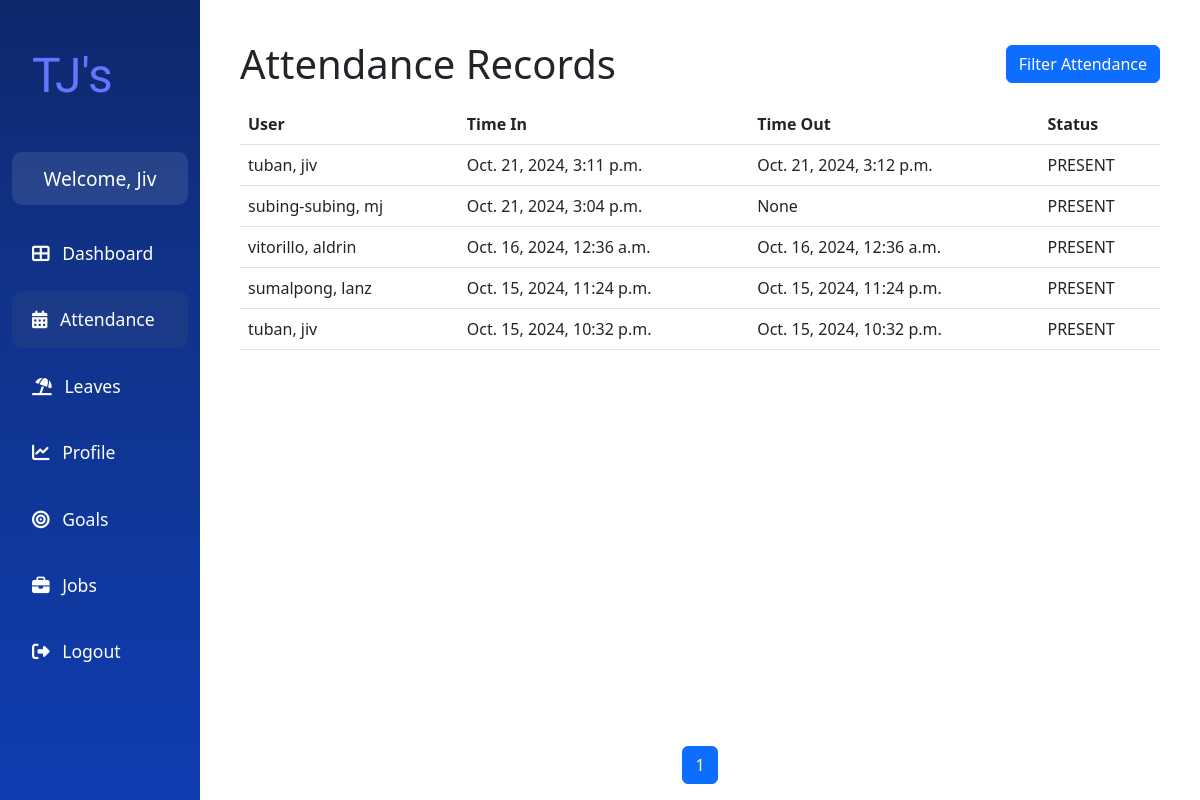
Screenshot of /attendance/ (signed in) with the database file from the repository.
### api/models.py (models this page shows, shortened)
class User(AbstractUser):
    ROLE_CHOICES = [
        ("ADMIN", "Admin"),
        ("EMPLOYEE", "Employee"),
        ("MANAGER", "Manager"),
    ]
    STATUS_CHOICES = [
        ("APPROVED", "Approved"),
        ("REJECTED", "Rejected"),
        ("PENDING", "Pending"),
    ]
    username = None  # Remove the username field entirely
    email = models.EmailField(_("email address"), unique=True)
    phone_regex = RegexValidator(
        regex=r"^\+?1?\d{9,15}$",
        message="Phone number must be entered in the format: '+999999999'. Up to 15 digits allowed.",
    )
    phone_number = models.CharField(validators=[phone_regex], max_length=17, blank=True)
    address = models.OneToOneField(
        Address, on_delete=models.CASCADE, blank=True, null=True
    )
    role = models.CharField(max_length=10, choices=ROLE_CHOICES, default="EMPLOYEE")
    date_of_hire = models.DateField(blank=True, null=True)
    profile_path = models.ImageField(null=True, blank=True)
    status = models.CharField(max_length=20, choices=STATUS_CHOICES, default="PENDING")
    job = models.ForeignKey(Job, on_delete=models.SET_NULL, null=True, blank=True)
    groups = models.ManyToManyField(
        "auth.Group",
        verbose_name=_("groups"),
        blank=True,
        related_name="custom_user_set",
        related_query_name="custom_user",
    )
    user_permissions = models.ManyToManyField(
        "auth.Permission",
        verbose_name=_("user permissions"),
        blank=True,
        related_name="custom_user_set",
        related_query_name="custom_user",
    )
    objects = UserManager()
    USERNAME_FIELD = "email"
    REQUIRED_FIELDS = ["first_name", "last_name", "date_of_hire", "password"]

class Attendance(models.Model):
    STATUS_CHOICES = [
        ("PRESENT", "Present"),
        ("ABSENT", "Absent"),
        ("LATE", "Late"),
        ("HALF_DAY", "Half Day"),
    ]
    user = models.ForeignKey(User, on_delete=models.CASCADE)
    time_in = models.DateTimeField(null=True, blank=True)
    time_out = models.DateTimeField(null=True, blank=True)
    status = models.CharField(max_length=20, choices=STATUS_CHOICES)
    date = models.DateField(auto_now_add=True)
    class Meta:
        unique_together = ["user", "date"]

### api/views.py (the view)
# urls.py: path("attendance/", views.attendance, name="attendance"),
@manager_required
def attendance(request):
    attendance_list = Attendance.objects.all().order_by("-time_in")
    attendance_filter = AttendanceFilter(request.GET, queryset=attendance_list)
    paginator = Paginator(attendance_filter.qs, 10)  # Show 10 records per page
    page_number = request.GET.get("page")
    page_obj = paginator.get_page(page_number)
    context = {
        "filter": attendance_filter,
        "page_obj": page_obj,
    }
    return render(request, "attendance.html", context)

### api/templates/api/attendance.html (shortened to what this page needs)
{% extends 'base.html' %}
{% load static %}
{% load crispy_forms_tags %}
{% block content %}
<div class="page-container pt-4">
    <div class="content-wrapper">
        <div class="d-flex justify-content-between align-items-center mb-3">
            <h1 class="mb-0">Attendance Records</h1>
            <button class="btn btn-primary" data-bs-toggle="modal" data-bs-target="#filterModal">Filter Attendance</button>
        </div>
        <div class="table-container">
            <div class="table-responsive">
                <table class="table table-hover">
                    <thead>
                        <tr>
                            <th>User</th>
                            <th>Time In</th>
                            <th>Time Out</th>
                            <th>Status</th>
                        </tr>
                    </thead>
                    <tbody>
                        {% for attendance in page_obj %}
                        <tr>
                            <td>{{ attendance.user.last_name }}, {{ attendance.user.first_name }}</td>
                            <td>{{ attendance.time_in }}</td>
                            <td>{{ attendance.time_out }}</td>
                            <td>{{ attendance.status }}</td>
                        </tr>
                        {% endfor %}
                    </tbody>
                </table>
            </div>
        </div>
        <nav aria-label="Page navigation" class="mt-3">
            <ul class="pagination justify-content-center">
                {% for num in page_obj.paginator.page_range %}
                    {% if page_obj.number == num %}
                        <li class="page-item active"><span class="page-link">{{ num }}</span></li>
                    {% elif num > page_obj.number|add:'-3' and num < page_obj.number|add:'3' %}
                        <li class="page-item"><a class="page-link" href="?page={{ num }}">{{ num }}</a></li>
                    {% endif %}
                {% endfor %}
            </ul>
        </nav>
    </div>
</div>
{% endblock content %}

### api/templates/api/base.html (shortened to what this page needs)
{% load static %}
<!DOCTYPE html>
<html lang="en">
  <head>
    <link
      href="https://cdn.jsdelivr.net/npm/bootstrap@5.3.0/dist/css/bootstrap.min.css"
      rel="stylesheet"
    />
    <link
      href="https://cdnjs.cloudflare.com/ajax/libs/font-awesome/6.4.0/css/all.min.css"
      rel="stylesheet"
    />
  </head>
  <body>
    <div class="container-fluid">
      <div class="row">
        <nav
          id="sidebarMenu"
          class="col-md-3 col-lg-2 d-md-block sidebar collapse"
        >
          <div class="position-sticky">
            <div class="logo">
              TJ's
            </div>
            <div class="welcome-message">
              <h3>Welcome, {{ request.user.first_name|capfirst }}</h3>
            </div>
            <ul class="nav flex-column">
              <li class="nav-item">
                <a class="nav-link {% if request.resolver_match.url_name == 'dashboard' %}active{% endif %}" href="{% url 'dashboard' %}">
                  <i class="fas fa-th-large me-2"></i> Dashboard
                </a>
              </li>
              <li class="nav-item">
                <a class="nav-link {% if request.resolver_match.url_name == 'attendance' or request.resolver_match.url_name == 'employee_attendance' %}active{% endif %}"
                {% if request.user.role == "MANAGER" %}
                  href="{% url 'attendance' %}"
                {% else %}
                  href="{% url 'employee_attendance' %}"
                {% endif %}>
                  <i class="fas fa-calendar-alt me-2"></i> Attendance
                </a>
              </li>
              <li class="nav-item">
                <a class="nav-link {% if request.resolver_match.url_name == 'leaves' %}active{% endif %}" href="{% url 'leaves' %}">
                  <i class="fa-solid fa-umbrella-beach me-2"></i> Leaves
                </a>
              </li>
              <li class="nav-item">
                <a class="nav-link {% if request.resolver_match.url_name == 'profile' %}active{% endif %}" href="{% url 'profile' %}">
                  <i class="fas fa-chart-line me-2"></i> Profile
                </a>
              </li>
              <li class="nav-item">
                <a class="nav-link {% if request.resolver_match.url_name == 'goals' %}active{% endif %}" href="{% url 'goals' %}">
                  <i class="fas fa-bullseye me-2"></i> Goals
                </a>
              </li>
              {% if request.user.role == "MANAGER" %}
                <li class="nav-item">
                  <a class="nav-link {% if request.resolver_match.url_name == 'jobs' %}active{% endif %}" href="{% url 'jobs' %}">
                    <i class="fa-solid fa-briefcase me-2"></i> Jobs
                  </a>
                </li>
              {% endif %}
              <li class="nav-item">
                <a class="nav-link" href="#" data-bs-toggle="modal" data-bs-target="#logoutModal">
                  <i class="fas fa-sign-out-alt me-2"></i> Logout
                </a>
              </li>
            </ul>
          </div>
        </nav>
        <main class="col-md-9 ms-sm-auto col-lg-10 px-md-4 main-content">
          {% block content %} {% endblock content %}
        </main>
      </div>
    </div>
  </body>
</html>

### api/templates/api/base.html (style rules this page uses)
:root { --primary-color: #6675FE; --primary-light: #6366f1; --background-color: #f8fafc; --text-color: #1e293b; }
body { 8 background-color: #f0f2f5; }
.sidebar { background: linear-gradient(180deg, #0D276B 0%, #103287 32%, #0F3CB0 100%); color: white; height: 100vh; padding-top: 20px; overflow-y: auto; position: fixed; top: 0; left: 0; z-index: 1000; }
.sidebar .nav-link { color: white; padding: 15px 20px; font-size: 1.1rem; margin-bottom: 10px; }
.sidebar .nav-link.active { background-color: #1B3A88; border-radius: 10px; }
.logo { font-family: 'Paytone One', sans-serif; font-weight: 400; color: var(--primary-color); font-size: 3rem; padding: 20px; margin-bottom: 20px; }
.main-content { margin-left: 0; padding-top: 0; }
.welcome-message { background-color: rgba(255, 255, 255, 0.1); border-radius: 10px; padding: 15px; margin-bottom: 20px; text-align: center; }
.welcome-message h3 { font-size: 1.2rem; margin-bottom: 0; color: #ffffff; font-weight: 500; }

### api/templates/api/attendance.html (style rules this page uses)
.page-container { display: flex; flex-direction: column; min-height: 100vh; overflow: hidden; }
.content-wrapper { flex: 1; display: flex; flex-direction: column; padding: 1rem; }
.table-container { flex: 1; overflow: hidden; display: flex; flex-direction: column; }
.table-responsive { flex: 1; overflow-y: auto; }
.table { margin-bottom: 0; }
.table th { position: sticky; top: 0; background-color: #fff; z-index: 1; }
.pagination { margin-bottom: 0; }

### rows the page displays
User: user.first_name "Jiv"
Attendance: user.last_name "tuban", user.first_name "jiv", time_in "Oct. 21, 2024, 3:11 p.m.", time_out "Oct. 21, 2024, 3:12 p.m.", status "PRESENT"
Attendance: user.last_name "subing-subing", user.first_name "mj", time_in "Oct. 21, 2024, 3:04 p.m.", time_out "None", status "PRESENT"
Attendance: user.last_name "vitorillo", user.first_name "aldrin", time_in "Oct. 16, 2024, 12:36 a.m.", time_out "Oct. 16, 2024, 12:36 a.m.", status "PRESENT"
Attendance: user.last_name "sumalpong", user.first_name "lanz", time_in "Oct. 15, 2024, 11:24 p.m.", time_out "Oct. 15, 2024, 11:24 p.m.", status "PRESENT"
Attendance: user.last_name "tuban", user.first_name "jiv", time_in "Oct. 15, 2024, 10:32 p.m.", time_out "Oct. 15, 2024, 10:32 p.m.", status "PRESENT"

### other values shown
{{ num }} "1"
